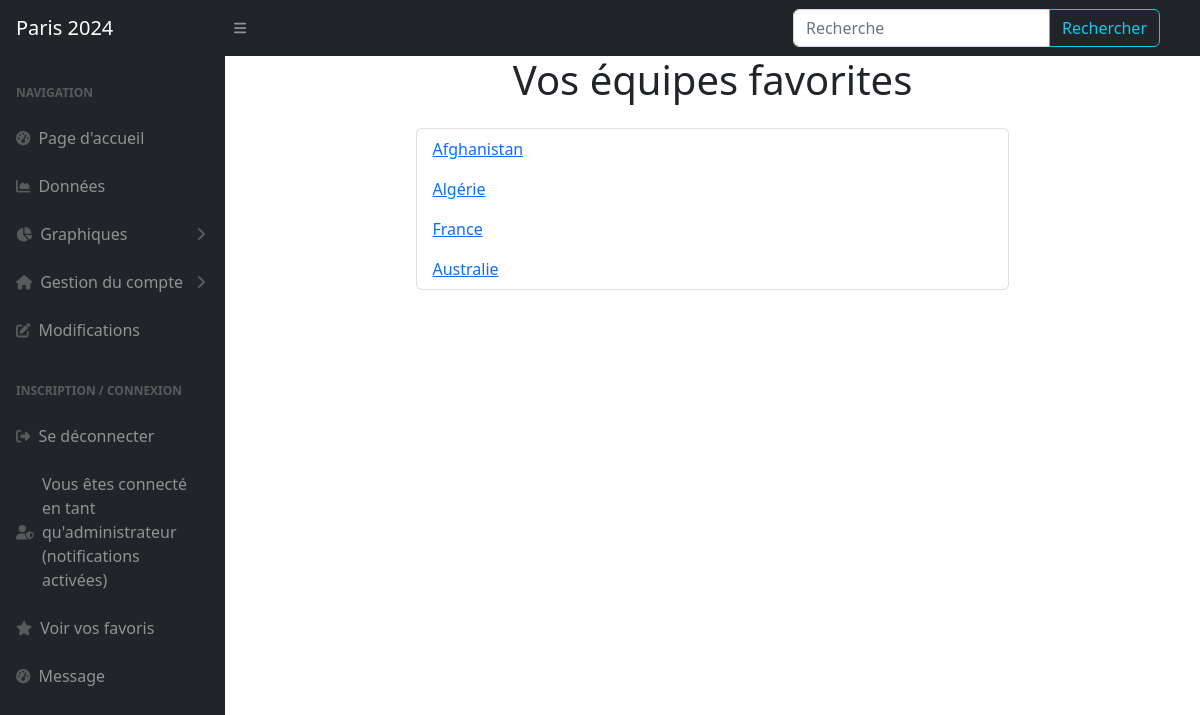
/favoris (signed in), run on the app's committed database.
### BASE_app/app/models/Jeux_Olympiques.py (models this page shows, shortened)
class Pays(db.Model):
    __tablename__ = "pays"
    noc = db.Column(db.String(3), primary_key=True, nullable=False, unique=True)
    nom = db.Column(db.String(100))
    latitude = db.Column(db.Float)
    longitude = db.Column(db.Float)
    formulaires = db.relationship('Formulaire', backref='pays', lazy=True)

### BASE_app/app/routes/compte_utilisateur.py (the view)
@app.route('/favoris')
@login_required
def favoris():
    favoris_utilisateur = Favoris.query.filter_by(id_user=current_user.id).all()
    equipes_favorites = []
    for favori in favoris_utilisateur:
        equipe = Formulaire.query.filter_by(id_team=favori.id_team).first()
        if equipe:
            pays = Pays.query.filter_by(noc=equipe.noc).first()
            if pays:
               equipes_favorites.append(pays.nom)
    return render_template("pages/compte-utilisateur/favoris.html", equipes_favorites=equipes_favorites)

### BASE_app/app/models/users.py (called while the page is built)
    @login.user_loader
    def get_user_by_id(id):
        return Users.query.get(int(id))

### BASE_app/app/templates/pages/compte-utilisateur/favoris.html
{% extends "partials/conteneur.html" %}
{% block body %}
    <div class="container">
        <div class="row justify-content-center">
            <div class="col-md-8">
                <h1 class="text-center mb-4">Vos équipes favorites</h1>
                <ul class="list-group">
                    {% for equipe in equipes_favorites %}
                        <li class="list-group-item">
                            <a href="{{ url_for('donnees_pays', nom_pays=equipe) }}">{{ equipe }}</a>
                        </li>
                    {% endfor %}
                </ul>
            </div>
        </div>
    </div>
{% endblock %}

### data on the page
Pays: Nom "Afghanistan"
Pays: Nom "Algérie"
Pays: Nom "France"
Pays: Nom "Australie"
